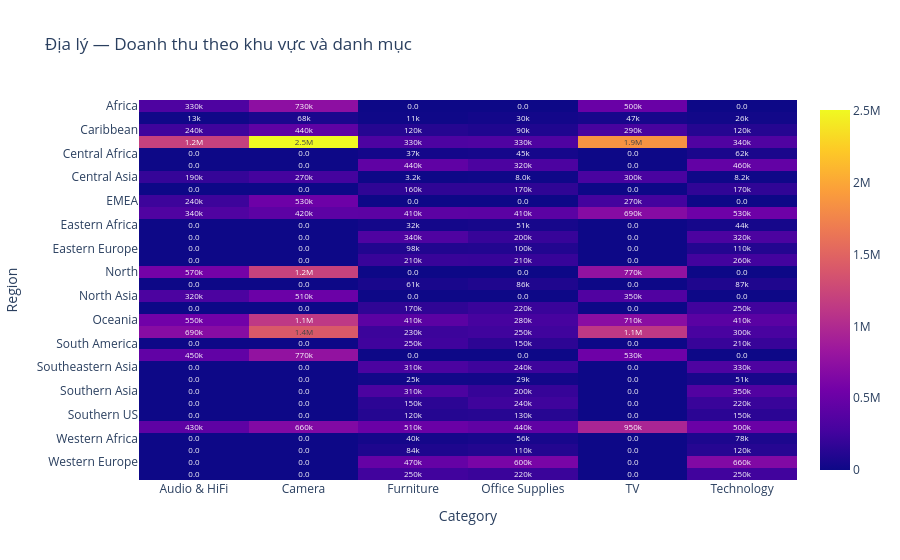

Write notebook code for a chart like this one.
### Code cell
region_category = orders.pivot_table(index='Region', columns='Category', values='Sales', aggfunc='sum', fill_value=0)
px.imshow(region_category, text_auto='.2s', aspect='auto', title='Địa lý — Doanh thu theo khu vực và danh mục')

### Figure 1 — Plotly figure (JSON) as saved in the notebook; plotly's stock layout.template omitted (floating-point values rounded to 4 significant figures; data arrays with more than 128 entries replaced by an {"elided": "..."} marker saying what was removed)
{"data": [{"coloraxis": "coloraxis", "hovertemplate": "Category: %{x}<br>Region: %{y}<br>color: %{z}<extra></extra>", "name": "0", "texttemplate": "%{z:.2s}", "type": "heatmap", "x": ["Audio & HiFi", "Camera", "Furniture", "Office Supplies", "TV", "Technology"], "xaxis": "x", "y": ["Africa", "Canada", "Caribbean", "Central", "Central Africa", "Central America", "Central Asia", "Central US", "EMEA", "East", "Eastern Africa", "Eastern Asia", "Eastern Europe", "Eastern US", "North", "North Africa", "North Asia", "Northern Europe", "Oceania", "South", "South America", "Southeast Asia", "Southeastern Asia", "Southern Africa", "Southern Asia", "Southern Europe", "Southern US", "West", "Western Africa", "Western Asia", "Western Europe", "Western US"], "yaxis": "y", "z": {"elided": "32x6 float values"}}], "layout": {"coloraxis": {"colorscale": [[0, "#0d0887"], [0.1111, "#46039f"], [0.2222, "#7201a8"], [0.3333, "#9c179e"], [0.4444, "#bd3786"], [0.5556, "#d8576b"], [0.6667, "#ed7953"], [0.7778, "#fb9f3a"], [0.8889, "#fdca26"], [1, "#f0f921"]]}, "title": {"text": "Địa lý — Doanh thu theo khu vực và danh mục"}, "xaxis": {"anchor": "y", "domain": [0, 1], "title": {"text": "Category"}}, "yaxis": {"anchor": "x", "autorange": "reversed", "domain": [0, 1], "title": {"text": "Region"}}}}
